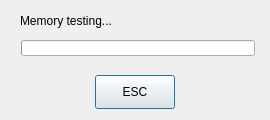
<ui version="4.0" >
 <class>SelftestMemory</class>
 <widget class="QDialog" name="SelftestMemory" >
  <property name="geometry" >
   <rect>
    <x>0</x>
    <y>0</y>
    <width>270</width>
    <height>120</height>
   </rect>
  </property>
  <property name="windowTitle" >
   <string>Dialog</string>
  </property>
  <widget class="QLabel" name="lblBackground" >
   <property name="geometry" >
    <rect>
     <x>0</x>
     <y>0</y>
     <width>270</width>
     <height>120</height>
    </rect>
   </property>
   <property name="text" >
    <string/>
   </property>
   <property name="pixmap" >
    <pixmap resource="../sb3000.qrc" >:/images/res/bg-inputbox.png</pixmap>
   </property>
   <property name="scaledContents" >
    <bool>true</bool>
   </property>
  </widget>
  <widget class="QPushButton" name="btnESC" >
   <property name="geometry" >
    <rect>
     <x>95</x>
     <y>75</y>
     <width>80</width>
     <height>34</height>
    </rect>
   </property>
   <property name="text" >
    <string>ESC</string>
   </property>
  </widget>
  <widget class="QProgressBar" name="progressBar" >
   <property name="geometry" >
    <rect>
     <x>21</x>
     <y>40</y>
     <width>234</width>
     <height>16</height>
    </rect>
   </property>
   <property name="value" >
    <number>0</number>
   </property>
   <property name="textVisible" >
    <bool>false</bool>
   </property>
  </widget>
  <widget class="QLabel" name="lblStatus" >
   <property name="geometry" >
    <rect>
     <x>20</x>
     <y>10</y>
     <width>220</width>
     <height>21</height>
    </rect>
   </property>
   <property name="text" >
    <string>Memory testing...</string>
   </property>
  </widget>
 </widget>
 <tabstops>
  <tabstop>btnESC</tabstop>
 </tabstops>
 <resources>
  <include location="../sb3000.qrc" />
 </resources>
 <connections/>
</ui>
